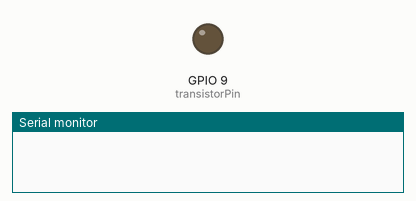
Bench run of a sketch on a simulated ESP32-S3. On the bench: output pins drawn as LEDs (lit = HIGH), the last lines printed to the serial monitor. At 11.0 s the program puts the board to deep sleep or switches it off; the recording ends there.

Above: at 0.1 s.
At 2.1 s:
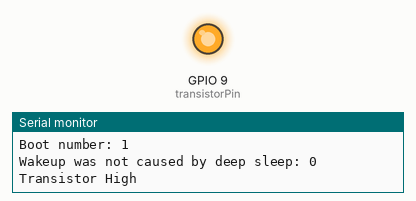
Timing chart, 0 to 11.0 s (numbered marks = the images above):
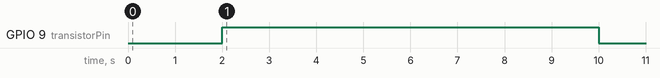

The sketch:

deep_sleep_esp32.ino
```cpp
// (licence header left out)
const int transistorPin = 9; //actually pin D10 on the board//

int hours = 6;
int sleep_lenght = hours*3600;

#define uS_TO_S_FACTOR 1000000ULL  /* Conversion factor for micro seconds to seconds */
#define TIME_TO_SLEEP  sleep_lenght  /* Time ESP32 will go to sleep (in seconds) */


RTC_DATA_ATTR int bootCount = 0;

/*
Method to print the reason by which ESP32
has been awaken from sleep
*/
void print_wakeup_reason(){
  esp_sleep_wakeup_cause_t wakeup_reason;

  wakeup_reason = esp_sleep_get_wakeup_cause();

  switch(wakeup_reason)
  {
    case ESP_SLEEP_WAKEUP_EXT0 : Serial.println("Wakeup caused by external signal using RTC_IO"); break;
    case ESP_SLEEP_WAKEUP_EXT1 : Serial.println("Wakeup caused by external signal using RTC_CNTL"); break;
    case ESP_SLEEP_WAKEUP_TIMER : Serial.println("Wakeup caused by timer"); break;
    case ESP_SLEEP_WAKEUP_TOUCHPAD : Serial.println("Wakeup caused by touchpad"); break;
    case ESP_SLEEP_WAKEUP_ULP : Serial.println("Wakeup caused by ULP program"); break;
    default : Serial.printf("Wakeup was not caused by deep sleep: %d\n",wakeup_reason); break;
  }
}


void setup(){
  pinMode (transistorPin, OUTPUT);
  digitalWrite(transistorPin, LOW);

  Serial.begin(115200);
  delay(1000); //Take some time to open up the Serial Monitor

  //Increment boot number and print it every reboot
  ++bootCount;
  Serial.println("Boot number: " + String(bootCount));

  //Print the wakeup reason for ESP32
  print_wakeup_reason();

  //Open/close mosfet
  delay(1000);
  digitalWrite(transistorPin, HIGH);
  Serial.println("Transistor High");
  delay(8000);
  digitalWrite(transistorPin, LOW);
  Serial.println("Transistor Low");
  delay(1000);

  /*
  First we configure the wake up source
  We set our ESP32 to wake up every TIME_TO_SLEEP seconds
  */
  esp_sleep_enable_timer_wakeup(TIME_TO_SLEEP * uS_TO_S_FACTOR);
  Serial.println("Setup ESP32 to sleep for every " + String(TIME_TO_SLEEP) +
  " Seconds");

  /*
  Next we decide what all peripherals to shut down/keep on
  By default, ESP32 will automatically power down the peripherals
  not needed by the wakeup source, but if you want to be a poweruser
  this is for you. Read in detail at the API docs
  http://esp-idf.readthedocs.io/en/latest/api-reference/system/deep_sleep.html
  Left the line commented as an example of how to configure peripherals.
  The line below turns off all RTC peripherals in deep sleep.
  */

 //esp_deep_sleep_pd_config(ESP_PD_DOMAIN_RTC_PERIPH, ESP_PD_OPTION_OFF);
 Serial.println("Configured all RTC Peripherals to be powered down in sleep");

  /*
  Now that we have setup a wake cause and if needed setup the
  peripherals state in deep sleep, we can now start going to
  deep sleep.
  In the case that no wake up sources were provided but deep
  sleep was started, it will sleep forever unless hardware
  reset occurs.
  */
  Serial.println("Going to sleep now");
  Serial.flush();
  esp_deep_sleep_start();
  Serial.println("This will never be printed");
}

void loop(){
  //This is not going to be called
}
```

Measured:
- by itself, GPIO 9 (transistorPin): LOW → HIGH at 2.0 s, → LOW 8.0 s later
